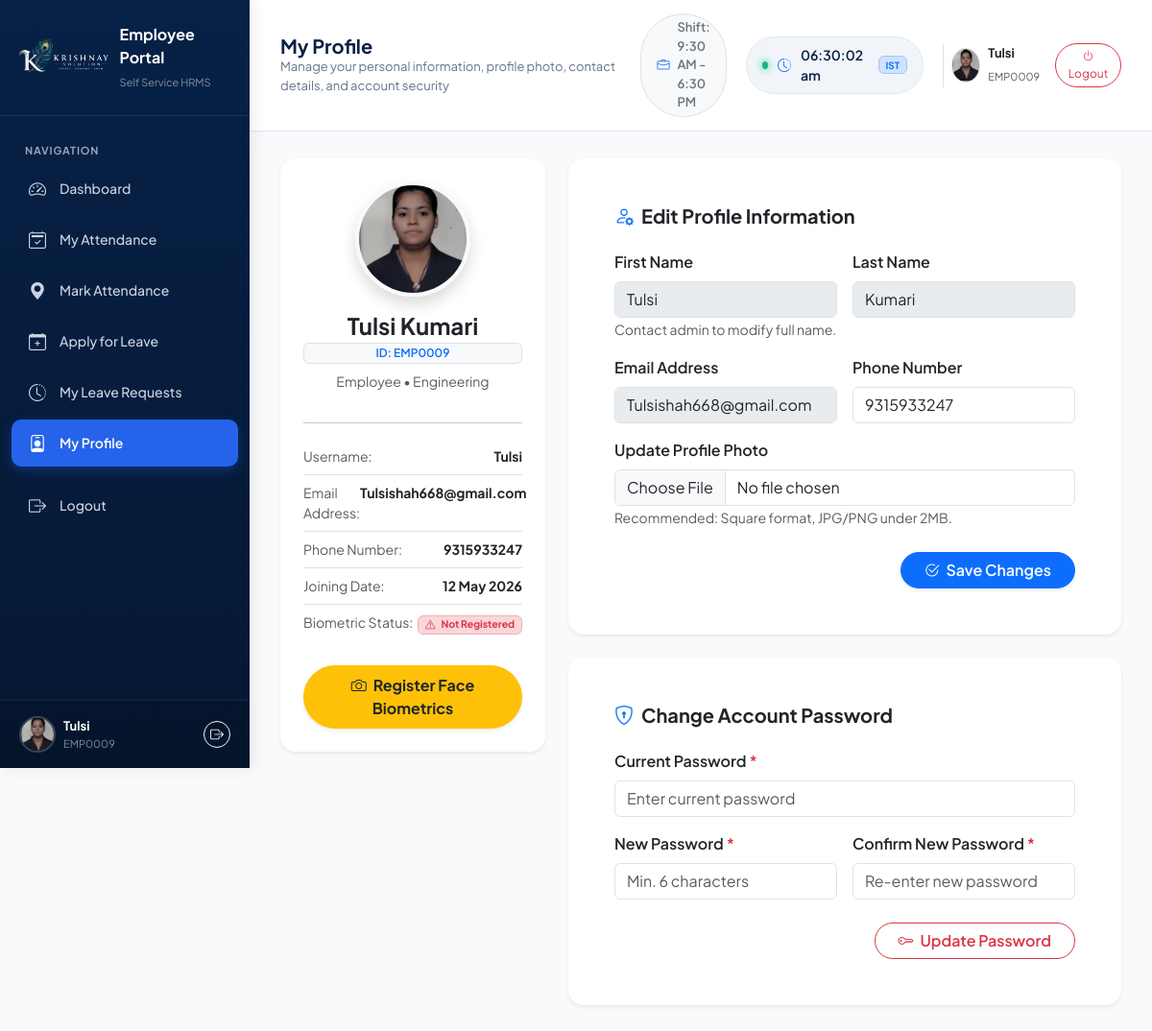
/employee/profile/ (signed in), run on the app's committed database.
### app/models.py (models this page shows, shortened)
class UserProfile(models.Model):
    user = models.OneToOneField(settings.AUTH_USER_MODEL, on_delete=models.CASCADE, related_name='profile')
    employee_id = models.CharField(max_length=50, unique=True, null=True, blank=True)
    department = models.ForeignKey(Department, on_delete=models.SET_NULL, null=True, blank=True, related_name='employees')
    designation = models.CharField(max_length=100, blank=True, default='Employee')
    phone = models.CharField(max_length=20, blank=True, default='')
    profile_picture = models.ImageField(upload_to='profiles/', null=True, blank=True)
    joining_date = models.DateField(default=timezone.now, null=True, blank=True)
    face_auth_exempt = models.BooleanField(
        default=False,
        help_text="Exempt from face scanner if camera hardware fails or medical exemption granted."
    )
    exemption_reason = models.CharField(max_length=255, blank=True, default='')
    created_at = models.DateTimeField(auto_now_add=True)
    updated_at = models.DateTimeField(auto_now=True)

class Department(models.Model):
    name = models.CharField(max_length=100, unique=True)
    description = models.TextField(blank=True, default='')
    created_at = models.DateTimeField(auto_now_add=True)
    class Meta:
        ordering = ['name']

### app/views.py (the view, shortened to what this page needs)
# urls.py: path('employee/profile/', views.employee_profile, name='employee_profile'),
@login_required
@employee_required
def employee_profile(request):
    user = request.user
    profile, _ = UserProfile.objects.get_or_create(user=user)
    face_profile, _ = EmployeeFaceProfile.objects.get_or_create(user=user)
    return render(request, "employee_profile.html", {
        "user": user,
        "profile": profile,
        "face_profile": face_profile,
    })

### templates/employee_profile.html (shortened to what this page needs)
{% extends "employee_base.html" %}
{% load static %}
{% block page_heading %}My Profile{% endblock %}
{% block page_subheading %}Manage your personal information, profile photo, contact details, and account security{% endblock %}
{% block content %}
<div class="container-fluid px-0">
  <div class="row g-4">
    <div class="col-lg-4 col-xl-4">
      <div class="card border-0 shadow-sm rounded-4 bg-white p-4 text-center">
        <div class="position-relative d-inline-block mx-auto mb-3">
          {% if profile.profile_picture %}
            <img src="{{ profile.profile_picture.url }}" alt="Profile Avatar" class="rounded-circle border border-4 border-light shadow" style="width: 120px; height: 120px; object-fit: cover;">
          {% else %}
            <div class="rounded-circle bg-primary-subtle text-primary d-flex align-items-center justify-content-center fw-bold shadow-sm mx-auto" style="width: 120px; height: 120px; font-size: 42px;">
              {{ user.first_name|default:user.username|slice:":1"|upper }}
            </div>
          {% endif %}
        </div>
        <h4 class="fw-bold text-dark mb-1">{{ user.first_name }} {{ user.last_name }}</h4>
        <div class="badge bg-light text-primary fw-semibold px-3 py-1 mb-2 border">
          ID: {{ profile.employee_id|default:"EMP-NEW" }}
        </div>
        <p class="text-muted small mb-3">
          {{ profile.designation|default:"Employee" }} &bull; {{ profile.department.name|default:"General Department" }}
        </p>
        <hr class="my-3">
        <div class="text-start small">
          <div class="d-flex justify-content-between py-2 border-bottom">
            <span class="text-muted">Username:</span>
            <strong class="text-dark">{{ user.username }}</strong>
          </div>
          <div class="d-flex justify-content-between py-2 border-bottom">
            <span class="text-muted">Email Address:</span>
            <strong class="text-dark">{{ user.email|default:"Not specified" }}</strong>
          </div>
          <div class="d-flex justify-content-between py-2 border-bottom">
            <span class="text-muted">Phone Number:</span>
            <strong class="text-dark">{{ profile.phone|default:"Not specified" }}</strong>
          </div>
          <div class="d-flex justify-content-between py-2 border-bottom">
            <span class="text-muted">Joining Date:</span>
            <strong class="text-dark">{{ user.date_joined|date:"d M Y" }}</strong>
          </div>
          <div class="d-flex justify-content-between py-2">
            <span class="text-muted">Biometric Status:</span>
            <span>
              {% if face_profile.is_enrolled %}
                <span class="badge bg-success-subtle text-success border border-success-subtle">
                  <i class="bi bi-shield-check me-1"></i> Registered
                </span>
              {% elif profile.face_auth_exempt %}
                <span class="badge bg-warning-subtle text-warning border border-warning-subtle">
                  <i class="bi bi-shield me-1"></i> Exempted
                </span>
              {% else %}
                <span class="badge bg-danger-subtle text-danger border border-danger-subtle">
                  <i class="bi bi-exclamation-triangle me-1"></i> Not Registered
                </span>
              {% endif %}
            </span>
          </div>
        </div>
        {% if not face_profile.is_enrolled and not profile.face_auth_exempt %}
          <div class="mt-4">
            <a href="{% url 'employee_scanner' %}" class="btn btn-warning w-100 rounded-pill fw-bold text-dark py-2 shadow-sm">
              <i class="bi bi-camera me-1"></i> Register Face Biometrics
            </a>
          </div>
        {% endif %}
      </div>
    </div>
    <div class="col-lg-8 col-xl-8">
      <div class="card border-0 shadow-sm rounded-4 bg-white p-4 p-md-5 mb-4">
        <h5 class="fw-bold text-dark mb-4 d-flex align-items-center gap-2">
          <i class="bi bi-person-gear text-primary"></i> Edit Profile Information
        </h5>
        <form method="POST" action="{% url 'employee_profile' %}" enctype="multipart/form-data">
          <div class="row g-3 mb-3">
            <div class="col-md-6">
              <label class="form-label fw-semibold text-dark">First Name</label>
              <input type="text" class="form-control" value="{{ user.first_name }}" disabled>
              <small class="text-muted">Contact admin to modify full name.</small>
            </div>
            <div class="col-md-6">
              <label class="form-label fw-semibold text-dark">Last Name</label>
              <input type="text" class="form-control" value="{{ user.last_name }}" disabled>
            </div>
          </div>
          <div class="row g-3 mb-3">
            <div class="col-md-6">
              <label class="form-label fw-semibold text-dark">Email Address</label>
              <input type="email" class="form-control" value="{{ user.email }}" disabled>
            </div>
            <div class="col-md-6">
              <label class="form-label fw-semibold text-dark">Phone Number</label>
              <input type="text" name="phone" class="form-control" value="{{ profile.phone|default:'' }}" placeholder="+91 9876543210">
            </div>
          </div>
          <div class="mb-4">
            <label class="form-label fw-semibold text-dark">Update Profile Photo</label>
            <input type="file" name="profile_picture" class="form-control" accept="image/*">
            <small class="text-muted">Recommended: Square format, JPG/PNG under 2MB.</small>
          </div>
          <div class="text-end">
            <button type="submit" class="btn btn-primary rounded-pill px-4 fw-semibold shadow-sm">
              <i class="bi bi-check2-circle me-1"></i> Save Changes
            </button>
          </div>
        </form>
      </div>
      <div class="card border-0 shadow-sm rounded-4 bg-white p-4 p-md-5">
        <h5 class="fw-bold text-dark mb-4 d-flex align-items-center gap-2">
          <i class="bi bi-shield-lock text-primary"></i> Change Account Password
        </h5>
        <form method="POST" action="{% url 'employee_profile' %}">
          <div class="mb-3">
            <label class="form-label fw-semibold text-dark">Current Password <span class="text-danger">*</span></label>
            <input type="password" name="old_password" class="form-control" placeholder="Enter current password" required>
          </div>
          <div class="row g-3 mb-4">
            <div class="col-md-6">
              <label class="form-label fw-semibold text-dark">New Password <span class="text-danger">*</span></label>
              <input type="password" name="new_password" class="form-control" placeholder="Min. 6 characters" required>
            </div>
            <div class="col-md-6">
              <label class="form-label fw-semibold text-dark">Confirm New Password <span class="text-danger">*</span></label>
              <input type="password" name="confirm_password" class="form-control" placeholder="Re-enter new password" required>
            </div>
          </div>
          <div class="text-end">
            <button type="submit" class="btn btn-outline-danger rounded-pill px-4 fw-semibold">
              <i class="bi bi-key me-1"></i> Update Password
            </button>
          </div>
        </form>
      </div>
    </div>
  </div>
</div>
{% endblock %}

### templates/employee_base.html (shortened to what this page needs)
<!DOCTYPE html>
<html lang="en">
<head>
  <link href="https://cdn.jsdelivr.net/npm/bootstrap@5.3.3/dist/css/bootstrap.min.css" rel="stylesheet">
  <link rel="stylesheet" href="https://cdn.jsdelivr.net/npm/bootstrap-icons@1.11.3/font/bootstrap-icons.min.css">
  {% load static %}
  <link rel="stylesheet" href="{% static 'css/style.css' %}">
</head>
<body>
  <div class="toast-container position-fixed top-0 end-0 p-3" style="z-index: 1100;">
  </div>
  <aside class="sidebar" id="appSidebar">
    <div class="brand-header">
      <img src="{% static 'images/krishny-logo.png' %}" alt="Logo" onerror="this.src='{% static 'images/logo.png' %}'">
      <div>
        <div class="fw-bold fs-6 text-white leading-tight">Employee Portal</div>
        <small class="text-white-50" style="font-size: 11px;">Self Service HRMS</small>
      </div>
    </div>
    <ul class="nav-list">
      <li class="nav-section-title">Navigation</li>
      <li class="nav-item">
        <a href="{% url 'employee_dashboard' %}" class="nav-link {% if request.resolver_match.url_name == 'employee_dashboard' or request.resolver_match.url_name == 'index' %}active{% endif %}">
          <i class="bi bi-speedometer2"></i>
          <span>Dashboard</span>
        </a>
      </li>
      <li class="nav-item">
        <a href="{% url 'employee_attendance' %}" class="nav-link ">
          <i class="bi bi-calendar2-check"></i>
          <span>My Attendance</span>
        </a>
      </li>
      <li class="nav-item">
        <a href="{% url 'employee_scanner' %}" class="nav-link {% if request.resolver_match.url_name == 'employee_scanner' %}active{% endif %}">
          <i class="bi bi-geo-alt-fill"></i>
          <span>Mark Attendance</span>
        </a>
      </li>
      <li class="nav-item">
        <a href="{% url 'employee_apply_leave' %}" class="nav-link {% if request.resolver_match.url_name == 'employee_apply_leave' %}active{% endif %}">
          <i class="bi bi-calendar-plus"></i>
          <span>Apply for Leave</span>
        </a>
      </li>
      <li class="nav-item">
        <a href="{% url 'employee_leave_requests' %}" class="nav-link {% if request.resolver_match.url_name == 'employee_leave_requests' %}active{% endif %}">
          <i class="bi bi-clock-history"></i>
          <span>My Leave Requests</span>
        </a>
      </li>
      <li class="nav-item">
        <a href="{% url 'employee_profile' %}" class="nav-link {% if request.resolver_match.url_name == 'employee_profile' %}active{% endif %}">
          <i class="bi bi-person-badge"></i>
          <span>My Profile</span>
        </a>
      </li>
      <li class="nav-item mt-3">
        <a href="{% url 'logout' %}" class="nav-link text-danger-subtle">
          <i class="bi bi-box-arrow-right"></i>
          <span>Logout</span>
        </a>
      </li>
    </ul>
    <div class="user-footer">
      <div class="d-flex align-items-center justify-content-between">
        <div class="d-flex align-items-center gap-2 overflow-hidden">
          {% if request.user.profile.profile_picture %}
            <img src="{{ request.user.profile.profile_picture.url }}" alt="Profile" class="rounded-circle" style="width: 38px; height: 38px; object-fit: cover; flex-shrink: 0; border: 2px solid rgba(255,255,255,0.2);">
          {% else %}
            <div class="rounded-circle bg-primary text-white d-flex align-items-center justify-content-center fw-bold" style="width: 38px; height: 38px; flex-shrink: 0; font-size: 14px;">
              {{ request.user.first_name|default:request.user.username|slice:":1"|upper }}
            </div>
          {% endif %}
          <div class="overflow-hidden">
            <div class="text-white fw-bold text-truncate" style="font-size: 13px;">
              {{ request.user.first_name|default:request.user.username }}
            </div>
            <small class="text-white-50 text-truncate d-block" style="font-size: 11px;">
              {{ request.user.profile.employee_id|default:"EMP-ID" }}
            </small>
          </div>
        </div>
        <a href="{% url 'logout' %}" class="btn btn-outline-light btn-sm p-1 rounded-circle" title="Logout" style="width: 28px; height: 28px; display: flex; align-items: center; justify-content: center;">
          <i class="bi bi-box-arrow-right" style="font-size: 14px;"></i>
        </a>
      </div>
    </div>
  </aside>
  <header class="topbar">
    <div class="d-flex align-items-center gap-3">
      <div class="page-title">
        <h4>{% block page_heading %}Employee Dashboard{% endblock %}</h4>
        <p>{% block page_subheading %}Shift Timing: 9:30 AM – 6:30 PM (9.0 Hours){% endblock %}</p>
      </div>
    </div>
    <div class="topbar-actions">
      <div class="d-none d-md-flex align-items-center gap-2 px-3 py-1 bg-light rounded-pill border" style="font-size: 13px;">
        <i class="bi bi-briefcase text-primary"></i>
        <span class="fw-semibold text-secondary">Shift: 9:30 AM - 6:30 PM</span>
      </div>
      <div class="clock-pill">
        <span class="live-indicator"></span>
        <i class="bi bi-clock-history text-primary"></i>
        <span id="liveClockDisplay">--:--:--</span>
        <span class="badge bg-primary-subtle text-primary border border-primary-subtle ms-1" style="font-size: 10px;">IST</span>
      </div>
      <div class="d-flex align-items-center gap-2 ps-2 border-start">
        {% if request.user.profile.profile_picture %}
          <img src="{{ request.user.profile.profile_picture.url }}" alt="Profile" class="rounded-circle border" style="width: 36px; height: 36px; object-fit: cover;">
        {% else %}
          <div class="rounded-circle bg-primary-subtle text-primary d-flex align-items-center justify-content-center fw-bold border border-primary-subtle" style="width: 36px; height: 36px; font-size: 14px;">
            {{ request.user.first_name|default:request.user.username|slice:":1"|upper }}
          </div>
        {% endif %}
        <div class="d-none d-sm-block text-start leading-tight">
          <div class="fw-bold text-dark" style="font-size: 13px;">{{ request.user.first_name|default:request.user.username }}</div>
          <small class="text-muted" style="font-size: 11px;">{{ request.user.profile.employee_id|default:"EMP-ID" }}</small>
        </div>
        <a href="{% url 'logout' %}" class="btn btn-outline-danger btn-sm rounded-pill ms-2" title="Logout" style="font-size: 12px; padding: 4px 10px;">
          <i class="bi bi-power"></i> Logout
        </a>
      </div>
    </div>
  </header>
  <main class="main-content">
    {% block content %}{% endblock %}
  </main>
</body>
</html>

### data on the page
UserProfile: profile_picture (picture), employee_id "EMP0009", designation "Employee", department.name "Engineering", phone "9315933247"

### other printed values
{{ request.user.first_name|default:request.user.username }} "Tulsi"
{{ request.user.profile.employee_id|default:"EMP-ID" }} "EMP0009"
{{ user.first_name }} "Tulsi"
{{ user.last_name }} "Kumari"
{{ user.username }} "Tulsi"
{{ user.email|default:"Not specified" }} "Tulsishah668@gmail.com"
{{ user.date_joined|date:"d M Y" }} "12 May 2026"
